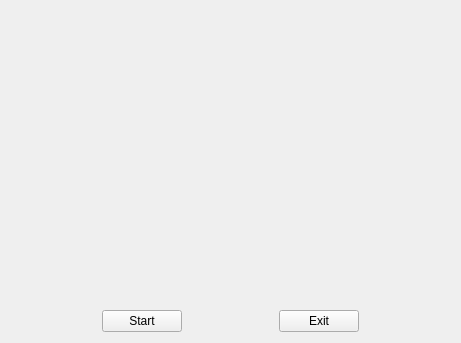
<?xml version="1.0" encoding="UTF-8"?>
<ui version="4.0">
 <class>Widget</class>
 <widget class="QWidget" name="Widget">
  <property name="geometry">
   <rect>
    <x>0</x>
    <y>0</y>
    <width>461</width>
    <height>343</height>
   </rect>
  </property>
  <property name="windowTitle">
   <string>Widget</string>
  </property>
  <layout class="QVBoxLayout" name="verticalLayout_2">
   <item>
    <layout class="QVBoxLayout" name="verticalLayout">
     <item>
      <widget class="QLabel" name="label">
       <property name="styleSheet">
        <string notr="true">border-image: url(:/pic/cc.jpg);</string>
       </property>
       <property name="text">
        <string/>
       </property>
      </widget>
     </item>
     <item>
      <layout class="QHBoxLayout" name="horizontalLayout">
       <item>
        <spacer name="horizontalSpacer">
         <property name="orientation">
          <enum>Qt::Horizontal</enum>
         </property>
         <property name="sizeHint" stdset="0">
          <size>
           <width>40</width>
           <height>20</height>
          </size>
         </property>
        </spacer>
       </item>
       <item>
        <widget class="QPushButton" name="pushButton">
         <property name="focusPolicy">
          <enum>Qt::ClickFocus</enum>
         </property>
         <property name="toolTipDuration">
          <number>-1</number>
         </property>
         <property name="styleSheet">
          <string notr="true">font: 75 italic 11pt &quot;Comic Sans MS&quot;;</string>
         </property>
         <property name="text">
          <string>Start</string>
         </property>
        </widget>
       </item>
       <item>
        <spacer name="horizontalSpacer_2">
         <property name="orientation">
          <enum>Qt::Horizontal</enum>
         </property>
         <property name="sizeHint" stdset="0">
          <size>
           <width>40</width>
           <height>20</height>
          </size>
         </property>
        </spacer>
       </item>
       <item>
        <widget class="QPushButton" name="pushButton_2">
         <property name="styleSheet">
          <string notr="true">font: 75 italic 11pt &quot;Comic Sans MS&quot;;</string>
         </property>
         <property name="text">
          <string>Exit</string>
         </property>
        </widget>
       </item>
       <item>
        <spacer name="horizontalSpacer_3">
         <property name="orientation">
          <enum>Qt::Horizontal</enum>
         </property>
         <property name="sizeHint" stdset="0">
          <size>
           <width>40</width>
           <height>20</height>
          </size>
         </property>
        </spacer>
       </item>
      </layout>
     </item>
    </layout>
   </item>
  </layout>
 </widget>
 <layoutdefault spacing="6" margin="11"/>
 <resources/>
 <connections/>
</ui>
